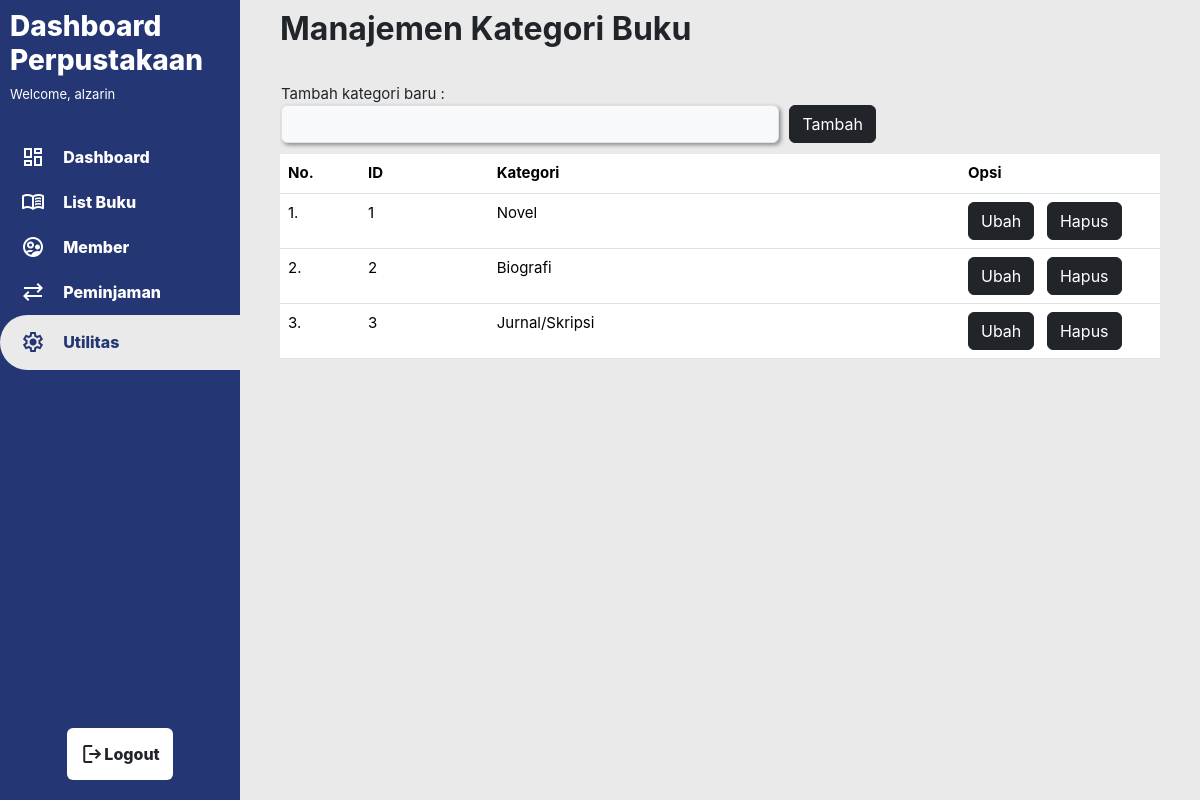
/kategori_buku.php (signed in), run on the app's committed database.
### tables this page shows
CREATE TABLE `tb_buku_kategori` (
  `ktg_id` int(11) NOT NULL,
  `ktg_nama` varchar(50) NOT NULL
);

### kategori_buku.php (the view, shortened to what this page needs)
<?php
    require 'assets/includes/dbconfig.php';
?>
<!DOCTYPE html>
<html lang="en">
<head>
    <link href="https://cdn.jsdelivr.net/npm/bootstrap@5.3.2/dist/css/bootstrap.min.css" rel="stylesheet">
    <link rel="stylesheet" href="https://cdn.datatables.net/1.13.7/css/dataTables.bootstrap5.min.css">
    <link rel="stylesheet" href="assets/css/main.css">
    <link rel="stylesheet" href="assets/css/kategori_buku.css">
    <link rel="stylesheet" href="assets/css/pengunjung.css">
<body>
    <div class="container-main container-fluid">
        <div class="sidemenu">
            <div class="sidemenu-top">
                <h3 class="text-title">Dashboard<br>Perpustakaan</h3>
                <p class="text-subtitle">
                <?php
                    if(isset($_SESSION["info_user"])) {
                        $username = $_SESSION["info_user"];
                        echo "Welcome, $username";
                    }else {
                        echo "Welcome, Guest!";
                    }
                ?>
                </p>
            </div>
            <div class="sidemenu-mid">
                <button type="button" class="btn btn-sidemenu btn-sidemenu-format" onclick="window.location.href='dashboard.php'">
                    <span class="material-symbols-outlined">
                    </span>
                    &#12644 Dashboard
                </button>
                <button type="button" class="btn btn-sidemenu btn-sidemenu-format" onclick="window.location.href='list_buku.php'">
                    <span class="material-symbols-outlined">
                    </span>
                    &#12644 List Buku
                </button>
                <button type="button" class="btn btn-sidemenu btn-sidemenu-format" onclick="window.location.href='member.php'">
                    <span class="material-symbols-outlined">
                    </span>
                    &#12644 Member
                </button>
                <button type="button" class="btn btn-sidemenu btn-sidemenu-format" onclick="window.location.href='peminjaman.php'">
                    <span class="material-symbols-outlined">
                    </span>
                    &#12644 Peminjaman
                </button>
                <button type="button" class="btn btn-sidemenu-active btn-sidemenu-format" onclick="window.location.href='Utilitas.php'">
                    <span class="material-symbols-outlined">
                    </span>
                    &#12644 Utilitas
                </button>
            </div>
            <div class="sidemenu-bottom">
            <button type="button" class="btn btn-sidemenu-bottom" onclick="window.location.href='logout.php'">
                <span class="material-symbols-outlined">
                </span>
                Logout
            </button>
            </div>
        </div>
        <div class="contents">
            <div class="contents-mid">
                <div class="contents-mid-title">
                    <h2><b>Manajemen Kategori Buku</b></h2>
                </div>
                <div class="contents-mid-mainctn">
                    <div class="contents-mid-kiri">
                        <form action="" method="post" style="font-size: 15px;">
                            <table style="width:100%">
                                <tr style="padding-bottom: 10px;">
                                    <td width="500" ">
                                        Tambah kategori baru : <br>
                                        <input type="text" class="input-group-text" name="ktg_nama" required style="width: 100%;">
                                    </td>
                                    <td style="vertical-align:bottom;">
                                        <?php $button_text = "Tambah"?>
                                        <button type="submit" name="submit" class="btn btn-dark"><?=$button_text?></button>
                                    </td>
                                </tr>
                            </table>
                        </form>
                    </div>
                    <div class="contents-mid-kanan">
                        <table class="table">
                            <thead class="thead-dark">
                                <tr>
                                    <th scope="col" width="80">No.</th>
                                    <th scope="col">ID</th>
                                    <th scope="col">Kategori</th>
                                    <th scope="col" width="200">Opsi</th>
                                </tr>
                            </thead>
                            <tbody>
                                <?php
                                $result = $db->query("SELECT * FROM tb_buku_kategori ORDER BY ktg_id ASC");
                                $num = 1;
                                if($result->num_rows > 0){
                                    while($row = $result->fetch_assoc()){
                                        ?>
                                        <tr>
                                            <td><?php echo $num ?>.</td>
                                            <td><?php echo $row['ktg_id'] ?></td>
                                            <td><?php echo $row['ktg_nama'] ?></td>
                                            <td>
                                                <a class="a-link" href="kategori_buku_ubah.php?id=<?= $row["ktg_id"]; ?>">
                                                    <button type="button" class="btn btn-dark">
                                                        Ubah
                                                    </button>
                                                </a>
                                                <a class="a-link" href="kategori_buku_hapus.php?id=<?= $row["ktg_id"]; ?>" onclick="return confirm('Apakah yakin ingin menghapus data?')">
                                                    <button type="button" class="btn btn-dark">
                                                        Hapus
                                                    </button>
                                                </a>
                                            </td>
                                        </tr><?php
                                        $num = $num+1;
                                    }
                                }
                                ?>
                            </tbody>
                        </table>
                    </div>
                </div>
            </div>
        </div>
    </div>
</body>
</html>

### assets/css/main.css (style rules this page uses)
* { font-family: inter; }
.container-main { background-color: white; display: flex; padding: 0; height: 100vh; }
.text-title { font-weight: 800; }
.text-subtitle { font-size: 13px; }
.material-symbols-outlined { font-variation-settings: 'FILL' 0, 'wght' 400, 'GRAD' 0, 'opsz' 24 }
.sidemenu { flex: 0.5; background-color: var(--blue); color: white; display: flex; flex-direction: column; }
.sidemenu-top { flex: 1; padding: 10px; }
.sidemenu-mid { flex: 5; display: flex; flex-direction: column; }
.sidemenu-bottom { flex: 0.8; display: flex; justify-content: center; }
.btn-sidemenu { color: white; font-weight: 800; background-color: var(--blue); border-radius: 30px 0px 0px 30px; height: 45px; }
.btn-sidemenu-active { background-color: var(--lightgray2); color: var(--blue); font-weight: 800; border-radius: 30px 0px 0px 30px; height: 55px; }
.btn-sidemenu-format { padding: 0px 0px 0px 20px; display: flex; text-align: left; align-items: center; }
.btn-sidemenu-bottom { display: flex; font-weight: 800; background-color: white; align-items: center; margin: 20px; }

### assets/css/kategori_buku.css (style rules this page uses)
.contents { flex: 2; display: flex; flex-direction: column; height: 100vh; background-color: var(--lightgray2); }
.a-link { text-decoration: none; font-size: 15px; }
.input-group-text { text-align: left; width: 60%; box-shadow: 2px 2px 4px #888888; }
.contents-mid { flex: 5; font-size: 15px; display: flex; flex-direction: column; padding: 0px 40px; padding-top: 10px; overflow: hidden; }
.contents-mid-title { flex: 0.1; }
.contents-mid-mainctn { flex: 1; display: flex; flex-direction: column; overflow: scroll; }
.contents-mid-kiri { padding: 0; }
.contents-mid-kanan { padding-top: 10px; flex: 1; overflow: scroll; }

### assets/css/color.css (style rules this page uses)
:root { --blue: #253674; --blue-hover: #2e4492; --lightblue : #83bbf3; --lightblue2 :#72a5d8; --lightgray: #D9D9D9; --lightgray2: #EAEAEA; --success: #5be35f; --failed: #db5d3d; }

### data on the page
tb_buku_kategori: ktg_id "1", ktg_nama "Novel"
tb_buku_kategori: ktg_id "2", ktg_nama "Biografi"
tb_buku_kategori: ktg_id "3", ktg_nama "Jurnal/Skripsi"

### other printed values
$username "alzarin"
$button_text "Tambah"
